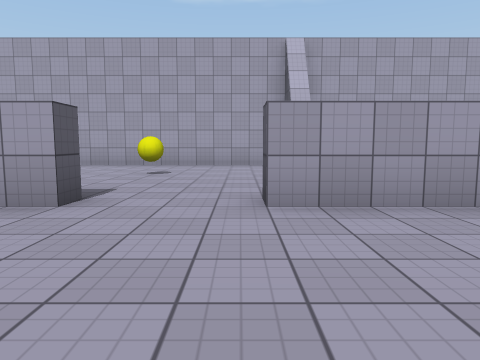
View 1 (above)

15 first-person views from a walk through a scene from a Unity 3-D project. The camera is 1.2 m above the floor, tilts 6° down and sees 70° across. The floor is counted in squares, 2 m on a side. Each view is taken from the middle of a square. On the plan, view 1 faces up. The plan holds only what a view shows up to about 10 squares ahead; the rest is blank. The place goes on beyond the plan. The player character is not drawn. Surface patterns are stand-ins for the level's own textures.

View 2
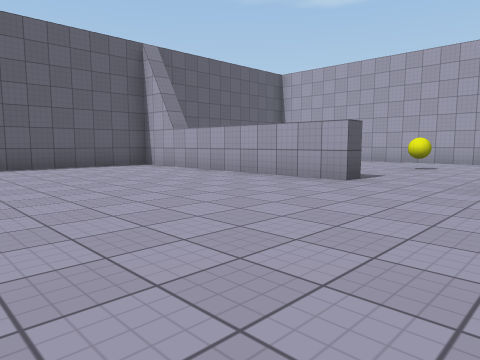

View 3
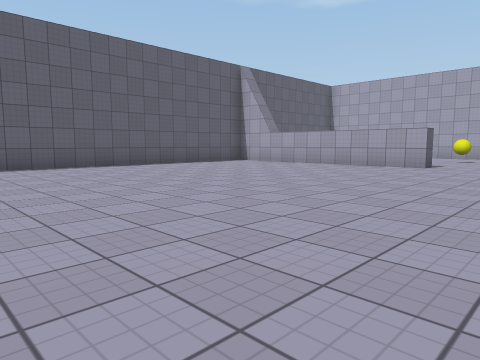

View 4
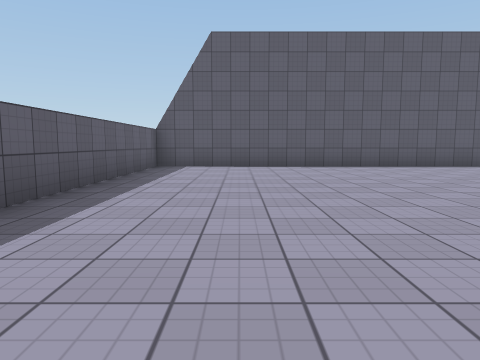

View 5
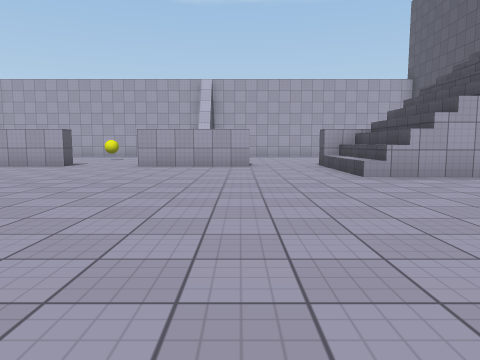

View 6
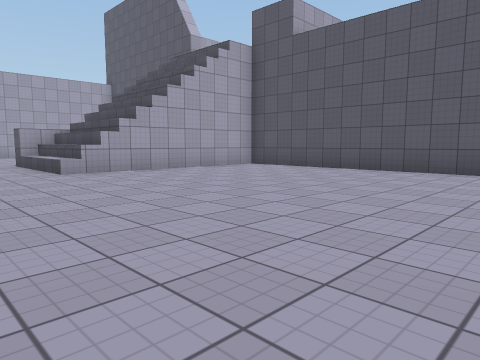

View 7
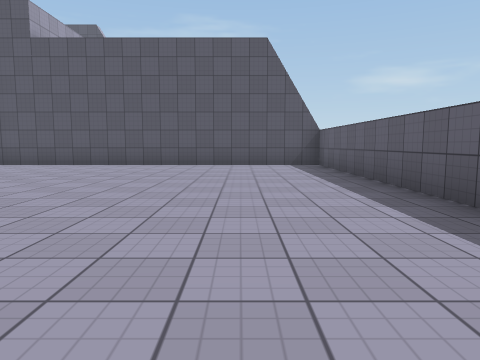

View 8
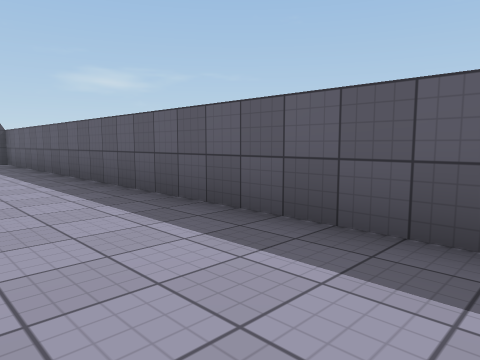

View 9
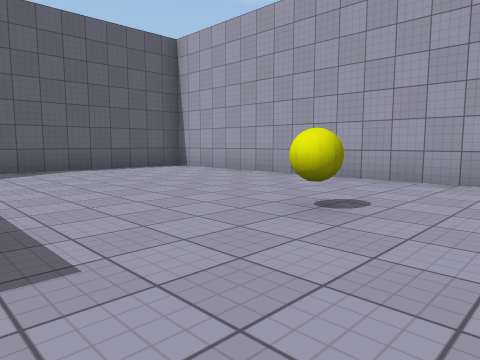

View 10
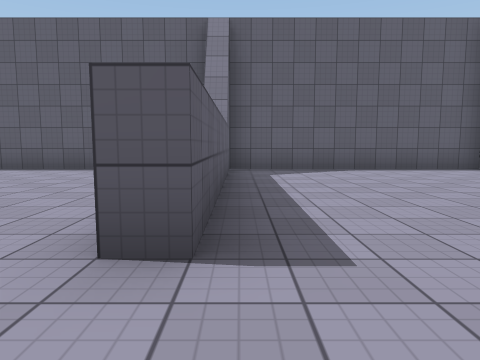

View 11
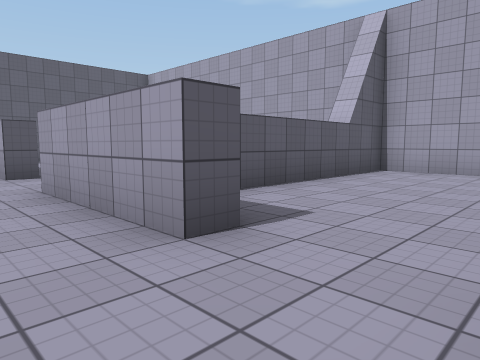

View 12
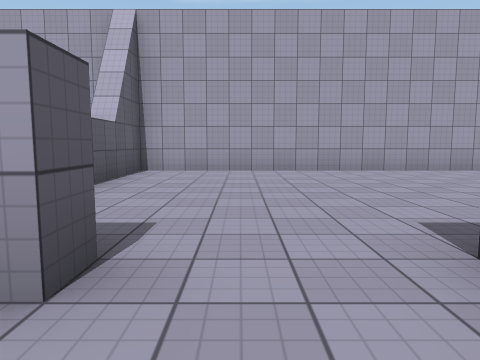

View 13
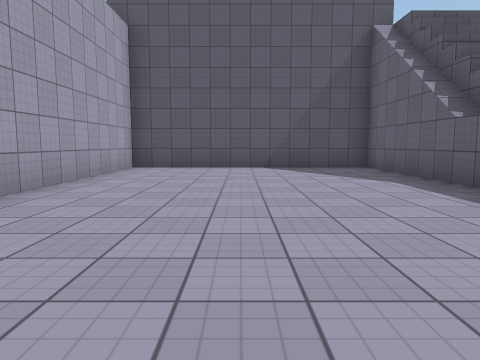

View 14
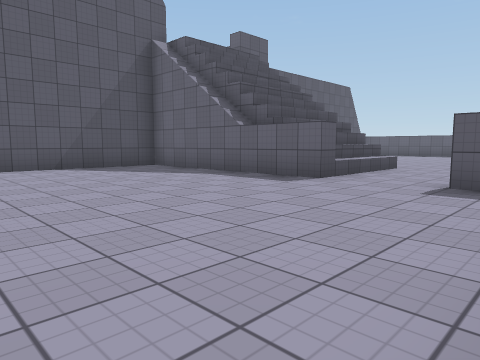

View 15
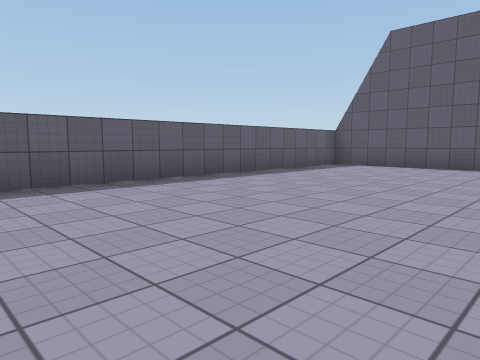

### Floor plan
Points are (right, up) in squares from view 1. A wall is a line through its corners. A room is listed if a view was taken in it or the views show most of it. See-through windows are left out.
Room 1 (views 1, 2, 3, 4, 5, 6, 7, 8, 11, 12, 15)
walls: (5.7, 0.2) (5.7, 3.2); (6.1, 0.2) (6.1, 3.3); (3.3, 3.8) (3.3, 3.3) (0.3, 3.3); (-1.7, 3.7) (-1.7, 3.3) (-8, 3.3); (10, 0.2) (5.2, 0.2); (-8.2, 3) (-8.2, -9.3) (10.8, -9.3) (10.8, -0.1)
ways out: opening at (-0.5, 4) to room 2; opening at (4.5, 3.5) to room 3
Room 2 (views 9, 10)
walls: (0.8, 9.8) (-8.2, 9.8) (-8.2, 3.7) (-1.7, 3.7); (0.3, 3.3) (0.3, 3.8)
ways out: opening at (-0.5, 4) to room 1
objects: yellow ball (-2, 7)
Room 3 (views 13, 14)
walls: (6.1, 3.3) (5.2, 3.3) (5.2, 3.7) (10.8, 3.7) (10.8, 9.8) (1.8, 9.8) (1.8, 5.2)
ways out: opening at (4.5, 3.5) to room 1

Positions as (right, up) in squares from view 1, and headings:
1: (0, 0), facing up
2: (1, -2), facing up-left
3: (1, -6), facing up-left
4: (1, -7), facing left
5: (3, -6), facing up
6: (3, -7), facing up-right
7: (1, -7), facing right
8: (-1, -7), facing down-right
9: (0, 4), facing up-left
10: (0, 4), facing left
11: (5, 2), facing up-left
12: (4, 2), facing up
13: (2, 7), facing right
14: (2, 9), facing down-right
15: (1, -4), facing down-left
